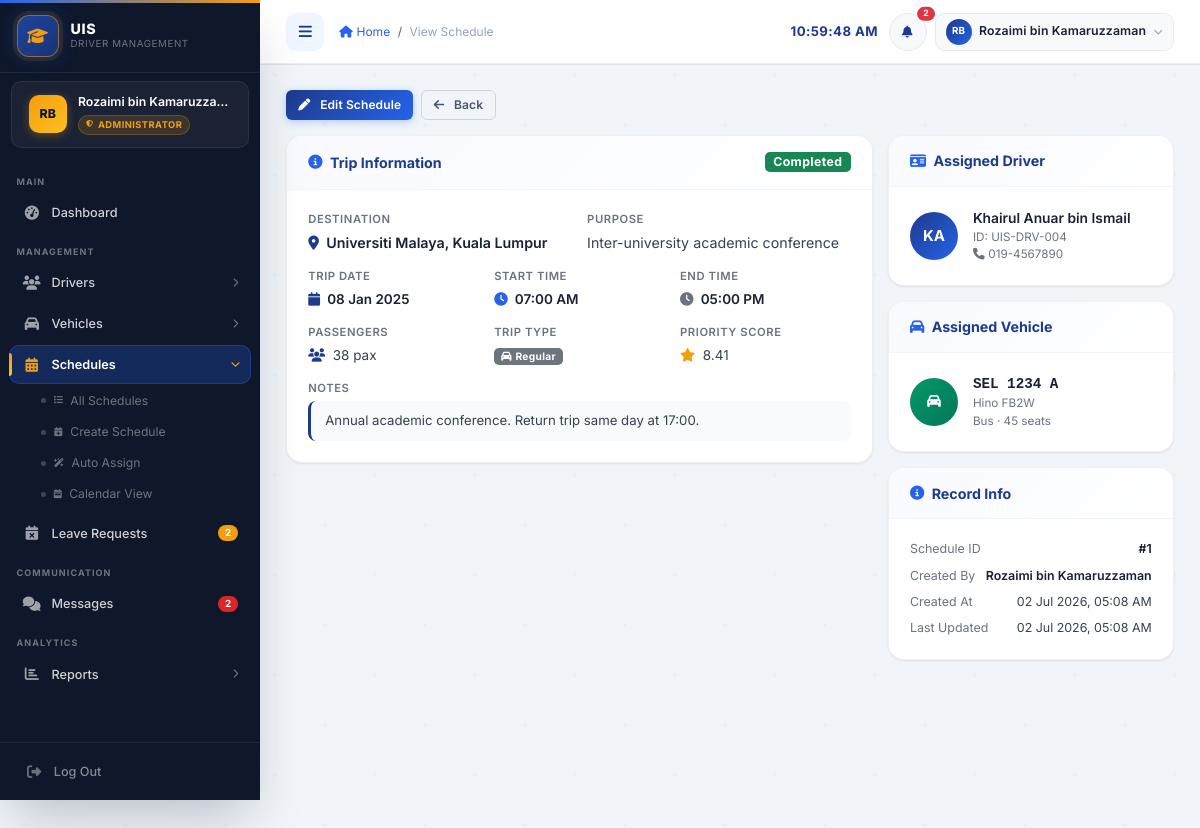
The app's page /admin/view_schedule.php?id=1 (signed in), older data.
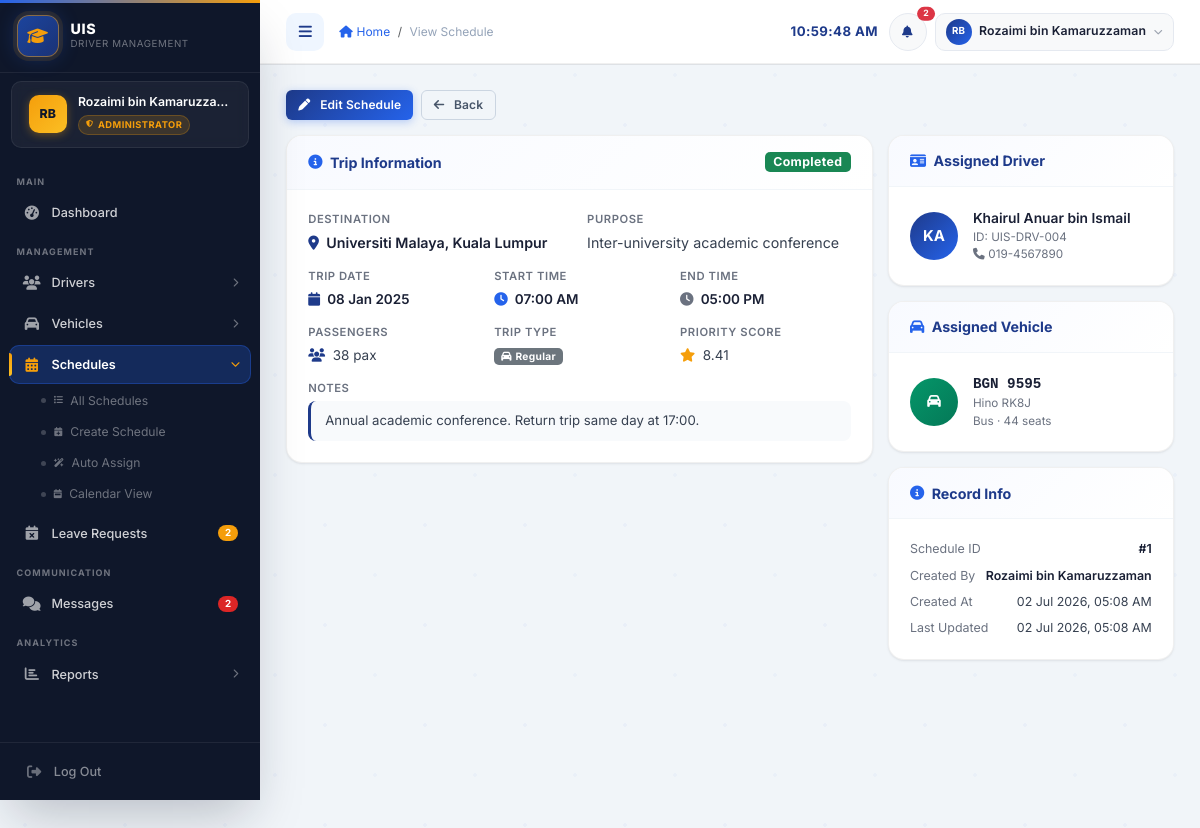
The same page, newer data.
### tables this page shows
CREATE TABLE schedules (
    schedule_id     INT           NOT NULL AUTO_INCREMENT,
    driver_id       INT           NULL DEFAULT NULL,
    vehicle_id      INT           NULL DEFAULT NULL,
    trip_date       DATE          NOT NULL,
    start_time      TIME          NOT NULL,
    end_time        TIME          NOT NULL,
    destination     VARCHAR(255)  NOT NULL,
    purpose         VARCHAR(255)  NULL DEFAULT NULL,
    passenger_count INT           NOT NULL DEFAULT 1,
    status          ENUM('pending','approved','in_progress','completed','cancelled') NOT NULL DEFAULT 'pending',
    priority_score  DECIMAL(5,2)  NOT NULL DEFAULT 0.00,
    created_by      INT           NULL DEFAULT NULL,
    notes           TEXT          NULL DEFAULT NULL,
    trip_type       ENUM('regular','top_management') NOT NULL DEFAULT 'regular',
    created_at      TIMESTAMP     NOT NULL DEFAULT CURRENT_TIMESTAMP,
    updated_at      TIMESTAMP     NOT NULL DEFAULT CURRENT_TIMESTAMP ON UPDATE CURRENT_TIMESTAMP,
    PRIMARY KEY (schedule_id),
    CONSTRAINT fk_schedules_driver_id  FOREIGN KEY (driver_id)  REFERENCES drivers(driver_id)  ON DELETE SET NULL,
    CONSTRAINT fk_schedules_vehicle_id FOREIGN KEY (vehicle_id) REFERENCES vehicles(vehicle_id) ON DELETE SET NULL,
    CONSTRAINT fk_schedules_created_by FOREIGN KEY (created_by) REFERENCES users(user_id)       ON DELETE SET NULL
);

CREATE TABLE vehicles (
    vehicle_id       INT          NOT NULL AUTO_INCREMENT,
    plate_number     VARCHAR(20)  NOT NULL,
    vehicle_type     ENUM('Bus','Van','Car','Minibus','Lorry','Motorcycle') NOT NULL,
    brand            VARCHAR(50)  NULL DEFAULT NULL,
    model            VARCHAR(50)  NULL DEFAULT NULL,
    year             INT          NULL DEFAULT NULL,
    capacity         INT          NOT NULL DEFAULT 4,
    fuel_type        ENUM('Petrol','Diesel','Electric','Hybrid') NOT NULL DEFAULT 'Petrol',
    status           ENUM('available','in_use','maintenance','retired') NOT NULL DEFAULT 'available',
    last_maintenance DATE         NULL DEFAULT NULL,
    next_maintenance DATE         NULL DEFAULT NULL,
    mileage          INT          NOT NULL DEFAULT 0,
    notes            TEXT         NULL DEFAULT NULL,
    created_at       TIMESTAMP    NOT NULL DEFAULT CURRENT_TIMESTAMP,
    updated_at       TIMESTAMP    NOT NULL DEFAULT CURRENT_TIMESTAMP ON UPDATE CURRENT_TIMESTAMP,
    PRIMARY KEY (vehicle_id),
    UNIQUE KEY uq_vehicles_plate_number (plate_number)
);

CREATE TABLE drivers (
    driver_id           INT             NOT NULL AUTO_INCREMENT,
    employee_id         VARCHAR(20)     NOT NULL,
    name                VARCHAR(100)    NOT NULL,
    phone               VARCHAR(20)     NULL DEFAULT NULL,
    email               VARCHAR(100)    NULL DEFAULT NULL,
    address             TEXT            NULL DEFAULT NULL,
    experience_years    DECIMAL(4,1)    NOT NULL DEFAULT 0,
    attendance_rate     DECIMAL(5,2)    NOT NULL DEFAULT 100.00 COMMENT '0-100 percentage',
    performance_score   DECIMAL(5,2)    NOT NULL DEFAULT 5.00  COMMENT '0-10 scale',
    certification_score DECIMAL(5,2)    NOT NULL DEFAULT 5.00  COMMENT '0-10 scale',
    license_number      VARCHAR(50)     NULL DEFAULT NULL,
    license_class       VARCHAR(10)     NULL DEFAULT NULL,
    license_expiry      DATE            NULL DEFAULT NULL,
    status              ENUM('active','inactive','on_leave') NOT NULL DEFAULT 'active',
    driver_type         ENUM('top_management','regular') NOT NULL DEFAULT 'regular',
    created_at          TIMESTAMP       NOT NULL DEFAULT CURRENT_TIMESTAMP,
    updated_at          TIMESTAMP       NOT NULL DEFAULT CURRENT_TIMESTAMP ON UPDATE CURRENT_TIMESTAMP,
    PRIMARY KEY (driver_id),
    UNIQUE KEY uq_drivers_employee_id (employee_id)
);

CREATE TABLE users (
    user_id      INT           NOT NULL AUTO_INCREMENT,
    username     VARCHAR(50)   NOT NULL,
    password     VARCHAR(255)  NOT NULL,
    email        VARCHAR(100)  NOT NULL,
    full_name    VARCHAR(100)  NOT NULL,
    role         ENUM('admin','driver') NOT NULL DEFAULT 'admin',
    driver_id    INT           NULL DEFAULT NULL,
    created_at   TIMESTAMP     NOT NULL DEFAULT CURRENT_TIMESTAMP,
    PRIMARY KEY (user_id),
    UNIQUE KEY uq_users_username (username)
);

### config/database.php (called while the page is built, shortened)
<?php
function formatDate(?string $date): string
{
    return date('d M Y', strtotime($date));
}
function statusBadgeClass(string $status): string
{
    return match ($status) {
        'pending'     => 'bg-warning text-dark',
        'approved'    => 'bg-primary',
        'in_progress' => 'bg-info text-dark',
        'completed'   => 'bg-success',
        'cancelled'   => 'bg-secondary',
        default       => 'bg-dark',
    };
}

### admin/view_schedule.php (the view, shortened to what the changed rows need)
<?php
require_once '../config/database.php';
$schedule_id = (int)($_GET['id'] ?? 0);
$stmt = $conn->prepare(
    "SELECT s.*,
            d.name           AS driver_name,
            d.employee_id    AS driver_employee_id,
            d.phone          AS driver_phone,
            v.plate_number   AS vehicle_plate,
            v.brand          AS vehicle_brand,
            v.model          AS vehicle_model,
            v.vehicle_type   AS vehicle_type,
            v.capacity       AS vehicle_capacity,
            u.full_name      AS created_by_name
     FROM schedules s
     LEFT JOIN drivers  d ON s.driver_id  = d.driver_id
     LEFT JOIN vehicles v ON s.vehicle_id = v.vehicle_id
     LEFT JOIN users    u ON s.created_by = u.user_id
     WHERE s.schedule_id = ?"
);
$stmt->bind_param('i', $schedule_id);
$stmt->execute();
$schedule = $stmt->get_result()->fetch_assoc();
require_once '../includes/header.php';
?>
<main class="main-content">
    <div class="row g-3">
        <div class="col-12 col-lg-8">
            <div class="content-card">
                <div class="content-card-header">
                    <h5 class="content-card-title">
                        <i class="fas fa-info-circle"></i> Trip Information
                    </h5>
                    <span class="badge <?php echo statusBadgeClass($schedule['status']); ?>" style="font-size:0.82rem;">
                        <?php echo ucfirst(str_replace('_', ' ', $schedule['status'])); ?>
                    </span>
                </div>
                <div class="content-card-body">
                    <div class="row g-3">
                        <div class="col-sm-6">
                            <div style="font-size:0.75rem;color:#6b7280;font-weight:600;text-transform:uppercase;letter-spacing:0.05em;margin-bottom:4px;">
                                Destination
                            </div>
                            <div style="font-size:0.95rem;font-weight:600;color:#1a2035;">
                                <i class="fas fa-location-dot me-1" style="color:var(--uis-primary);"></i>
                                <?php echo htmlspecialchars($schedule['destination']); ?>
                            </div>
                        </div>
                        <div class="col-sm-6">
                            <div style="font-size:0.75rem;color:#6b7280;font-weight:600;text-transform:uppercase;letter-spacing:0.05em;margin-bottom:4px;">
                                Purpose
                            </div>
                            <div style="font-size:0.95rem;color:#374151;">
                                <?php echo htmlspecialchars($schedule['purpose'] ?: '—'); ?>
                            </div>
                        </div>
                        <div class="col-sm-4">
                            <div style="font-size:0.75rem;color:#6b7280;font-weight:600;text-transform:uppercase;letter-spacing:0.05em;margin-bottom:4px;">
                                Trip Date
                            </div>
                            <div style="font-size:0.9rem;font-weight:600;color:#1a2035;">
                                <i class="fas fa-calendar me-1" style="color:var(--uis-primary);"></i>
                                <?php echo formatDate($schedule['trip_date']); ?>
                            </div>
                        </div>
                        <div class="col-sm-4">
                            <div style="font-size:0.75rem;color:#6b7280;font-weight:600;text-transform:uppercase;letter-spacing:0.05em;margin-bottom:4px;">
                                Start Time
                            </div>
                            <div style="font-size:0.9rem;font-weight:600;color:#1a2035;">
                                <i class="fas fa-clock me-1" style="color:var(--uis-secondary);"></i>
                                <?php echo date('h:i A', strtotime($schedule['start_time'])); ?>
                            </div>
                        </div>
                        <div class="col-sm-4">
                            <div style="font-size:0.75rem;color:#6b7280;font-weight:600;text-transform:uppercase;letter-spacing:0.05em;margin-bottom:4px;">
                                End Time
                            </div>
                            <div style="font-size:0.9rem;font-weight:600;color:#1a2035;">
                                <i class="fas fa-clock me-1" style="color:#6b7280;"></i>
                                <?php echo date('h:i A', strtotime($schedule['end_time'])); ?>
                            </div>
                        </div>
                        <div class="col-sm-4">
                            <div style="font-size:0.75rem;color:#6b7280;font-weight:600;text-transform:uppercase;letter-spacing:0.05em;margin-bottom:4px;">
                                Passengers
                            </div>
                            <div style="font-size:0.9rem;color:#374151;">
                                <i class="fas fa-users me-1" style="color:var(--uis-primary);"></i>
                                <?php echo (int)$schedule['passenger_count']; ?> pax
                            </div>
                        </div>
                        <div class="col-sm-4">
                            <div style="font-size:0.75rem;color:#6b7280;font-weight:600;text-transform:uppercase;letter-spacing:0.05em;margin-bottom:4px;">
                                Priority Score
                            </div>
                            <div style="font-size:0.9rem;color:#374151;">
                                <i class="fas fa-star me-1" style="color:#f59e0b;"></i>
                                <?php echo number_format((float)$schedule['priority_score'], 2); ?>
                            </div>
                        </div>
                        <?php if (!empty($schedule['notes'])): ?>
                        <div class="col-12">
                            <div style="font-size:0.75rem;color:#6b7280;font-weight:600;text-transform:uppercase;letter-spacing:0.05em;margin-bottom:4px;">
                                Notes
                            </div>
                            <div style="font-size:0.88rem;color:#374151;background:#f8fafc;border-radius:8px;padding:10px 14px;border-left:3px solid var(--uis-primary);">
                                <?php echo nl2br(htmlspecialchars($schedule['notes'])); ?>
                            </div>
                        </div>
                        <?php endif; ?>
                    </div>
                </div>
            </div>
        </div>
        <div class="col-12 col-lg-4">
            <div class="content-card mb-3">
                <div class="content-card-body">
                    <?php if (!empty($schedule['driver_name'])): ?>
                    <div class="d-flex align-items-center gap-3">
                        <div class="rounded-circle d-flex align-items-center justify-content-center flex-shrink-0"
                             style="width:48px;height:48px;background:linear-gradient(135deg,var(--uis-primary),var(--uis-secondary));color:#fff;font-size:1rem;font-weight:700;">
                            <?php
                                $parts = array_filter(explode(' ', trim($schedule['driver_name'])));
                                $di = '';
                                foreach (array_slice($parts, 0, 2) as $p) { $di .= strtoupper($p[0]); }
                                echo htmlspecialchars($di ?: 'D');
                            ?>
                        </div>
                        <div>
                            <div style="font-weight:600;color:#1a2035;font-size:0.92rem;">
                                <?php echo htmlspecialchars($schedule['driver_name']); ?>
                            </div>
                            <?php if (!empty($schedule['driver_employee_id'])): ?>
                            <div style="font-size:0.78rem;color:#6b7280;">
                                ID: <?php echo htmlspecialchars($schedule['driver_employee_id']); ?>
                            </div>
                            <?php endif; ?>
                            <?php if (!empty($schedule['driver_phone'])): ?>
                            <div style="font-size:0.78rem;color:#6b7280;">
                                <i class="fas fa-phone me-1"></i><?php echo htmlspecialchars($schedule['driver_phone']); ?>
                            </div>
                            <?php endif; ?>
                        </div>
                    </div>
                    <?php endif; ?>
                </div>
            </div>
            <div class="content-card mb-3">
                <div class="content-card-body">
                    <?php if (!empty($schedule['vehicle_plate'])): ?>
                    <div class="d-flex align-items-center gap-3">
                        <div class="rounded-circle d-flex align-items-center justify-content-center flex-shrink-0"
                             style="width:48px;height:48px;background:linear-gradient(135deg,#059669,#047857);color:#fff;font-size:0.9rem;">
                            <i class="fas fa-car"></i>
                        </div>
                        <div>
                            <div style="font-weight:700;color:#1a2035;font-size:0.95rem;font-family:monospace;">
                                <?php echo htmlspecialchars($schedule['vehicle_plate']); ?>
                            </div>
                            <?php if (!empty($schedule['vehicle_brand'])): ?>
                            <div style="font-size:0.78rem;color:#6b7280;">
                                <?php echo htmlspecialchars($schedule['vehicle_brand'] . ' ' . $schedule['vehicle_model']); ?>
                            </div>
                            <?php endif; ?>
                            <?php if (!empty($schedule['vehicle_type'])): ?>
                            <div style="font-size:0.78rem;color:#6b7280;">
                                <?php echo ucfirst(htmlspecialchars($schedule['vehicle_type'])); ?>
                                <?php if (!empty($schedule['vehicle_capacity'])): ?>
                                · <?php echo (int)$schedule['vehicle_capacity']; ?> seats
                                <?php endif; ?>
                            </div>
                            <?php endif; ?>
                        </div>
                    </div>
                    <?php endif; ?>
                </div>
            </div>
            <div class="content-card">
                <div class="content-card-body">
                    <div class="d-flex flex-column gap-2" style="font-size:0.83rem;">
                        <div class="d-flex justify-content-between">
                            <span style="color:#6b7280;">Created By</span>
                            <span style="font-weight:600;color:#1a2035;">
                                <?php echo htmlspecialchars($schedule['created_by_name'] ?? 'System'); ?>
                            </span>
                        </div>
                        <div class="d-flex justify-content-between">
                            <span style="color:#6b7280;">Created At</span>
                            <span style="color:#374151;">
                                <?php echo date('d M Y, h:i A', strtotime($schedule['created_at'])); ?>
                            </span>
                        </div>
                        <div class="d-flex justify-content-between">
                            <span style="color:#6b7280;">Last Updated</span>
                            <span style="color:#374151;">
                                <?php echo date('d M Y, h:i A', strtotime($schedule['updated_at'])); ?>
                            </span>
                        </div>
                    </div>
                </div>
            </div>
        </div>
    </div>
</main>
<?php require_once '../includes/footer.php'; ?>

Row changes from the older to the newer data that the page shows:
changed through a linked row, schedules "Universiti Malaya, Kuala Lumpur": vehicle.plate_number "SEL 1234 A" → "BGN 9595"; vehicle.model "Hino FB2W" → "Hino RK8J"; vehicle.capacity "45" → "44"
